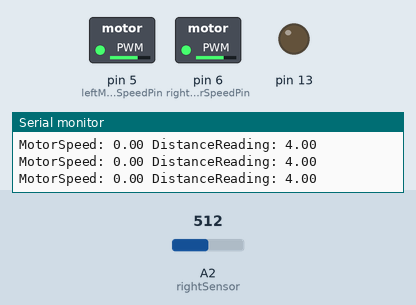
Bench run of a sketch on a simulated Arduino Uno, built with avr-gcc and run on an emulated ATmega328P. On the bench: switched loads named in the sketch (green lamp = pin HIGH), output pins drawn as LEDs (lit = HIGH), the last lines printed to the serial monitor. Inputs (shaded band) come from the test bench; at power-on: A2 (rightSensor) = 512.

Above: at 1.2 s.
1.3 s: A2 (rightSensor) set to 443
4.3 s: A2 (rightSensor) set to 417
At 5.4 s:
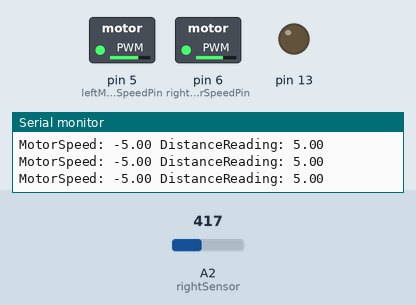
6.0 s: A2 (rightSensor) set to 0
At 6.8 s:
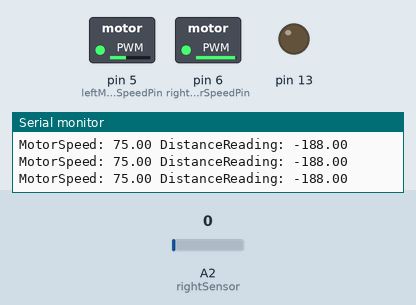
Timing chart, 0 to 9.0 s (numbered marks = the images above; inputs shaded):
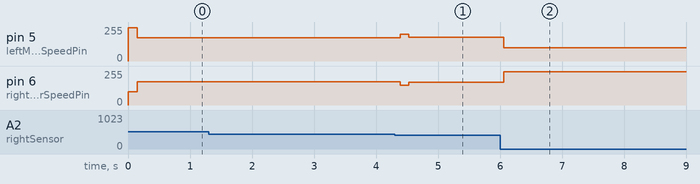

The sketch:

PID_control_Code.ino
```cpp
#include <PID_v1.h>

const int middleSensor = 1;
const int rightSensor = 2;
const int leftSensor = 0;


/*
 *if 1 sensor is long range,
 *if 0 sensor is short range.
*/

const double r_Long = 1;
const double l_Long = 1;
const double m_Long = 0;

//Sets pins for the motor's speed and direction

const int leftMotorDirectionPin = 4;
const int leftMotorSpeedPin = 5;

const int rightMotorDirectionPin = 7;
const int rightMotorSpeedPin = 6;

double distanceFromWall = 4; //in centimeters
double distanceReading; //sensor Reading in centimeters
double motorSpeed; //value to be changed
double Kp = 5;
double Ki = 0;
double Kd = 2;
PID  pd(&distanceReading, &motorSpeed, &distanceFromWall, Kp, Ki, Kd, DIRECT);
void setup() {
  // put your setup code here, to run once:
  pinMode(13,OUTPUT);
Serial.begin(9600);
pd.SetMode(AUTOMATIC);
pd.SetSampleTime(100);
pd.SetOutputLimits(-75, 75);
}

void loop() {
  // put your main code here, to run repeatedly:
distanceReading = readSensor("Right");

pd.Compute();
Serial.print("MotorSpeed: " );
Serial.print(motorSpeed );
Serial.print(" DistanceReading: " );
Serial.println(distanceReading);
followWall();
}

void followWall(){
   setSpeed("right", (175+ motorSpeed));
 setSpeed("left", ( 175- motorSpeed));
}


void followWallAndTurn(){
if(readSensor("middle") == 1){ //if the front sensor senses a wall turn...
  digitalWrite(13, HIGH);
  if(readSensor("right") < readSensor("left"))//if the distance is bigger on the right than on the left turn right..... else turn left
  {
 setSpeed("right", (175+ motorSpeed));
 setSpeed("left", ( 100- motorSpeed));
  }else //turn left
  {
    setSpeed("right", (100+ motorSpeed));
  setSpeed("left", ( 175- motorSpeed));
  }
}else{ // if no wall is sense keep going forward
  digitalWrite(13, LOW);
 setSpeed("right", (100+ motorSpeed));
 setSpeed("left", ( 100- motorSpeed));
}


}


int readSensor(String c){
  if(c.equalsIgnoreCase("right")){
    return (r_Long)*(2076/(analogRead(rightSensor)-11)) + (1-r_Long)*(analogRead(rightSensor) > 400 ? 1 : 0);
  }else if(c.equalsIgnoreCase("left")){
    return (l_Long)*(2076/(analogRead(leftSensor)-11)) + (1-l_Long)*(analogRead(leftSensor) > 400 ? 1 : 0);
  }else if (c.equalsIgnoreCase("middle")){
    return (m_Long)*(2076/(analogRead(middleSensor)-11)) + (1-m_Long)*(analogRead(middleSensor) > 400 ? 0 : 1);
  }
 }

 void setSpeed(String c, int s){
  if(c.equalsIgnoreCase("right")) {
    if(s < 0) {
     analogWrite(rightMotorSpeedPin, s);
      digitalWrite(rightMotorDirectionPin, LOW);
    }else {
     analogWrite(rightMotorSpeedPin, s);
      digitalWrite(rightMotorDirectionPin, HIGH);
  }}else{
    if(s < 0) {
     analogWrite(leftMotorSpeedPin, s);
      digitalWrite(leftMotorDirectionPin, HIGH);
    }else {
      analogWrite(leftMotorSpeedPin, s);
      digitalWrite(leftMotorDirectionPin, LOW);
    }
}
}
```

Measured:
- after the input at 4.3 s, pin 5 (leftMotorSpeedPin): 175/255 → 200/255 after 0.10 s, → 180/255 0.13 s later; pin 6 (rightMotorSpeedPin): 175/255 → 150/255 after 0.10 s, → 170/255 0.13 s later
- after the input at 6.0 s, pin 5 (leftMotorSpeedPin): 180/255 → 100/255 after 0.06 s; pin 6 (rightMotorSpeedPin): 170/255 → 250/255 after 0.06 s
